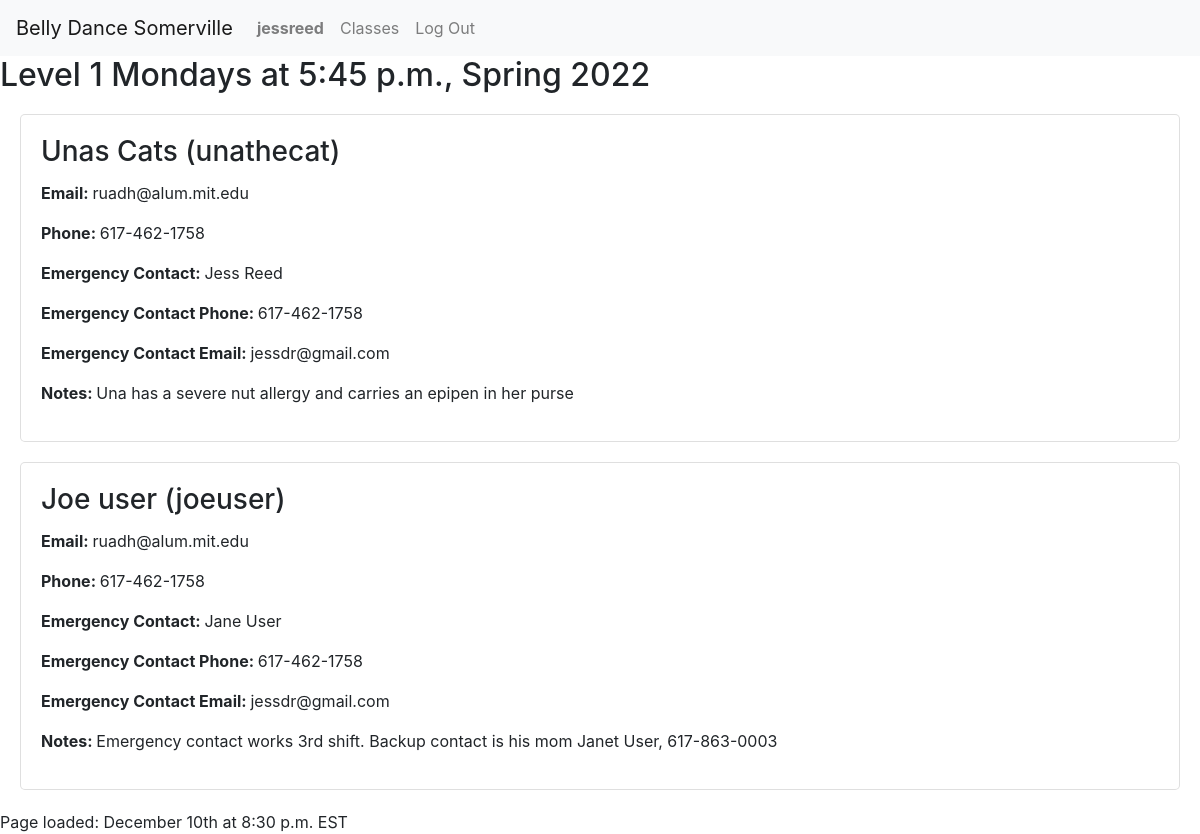
Before: /contact-sheet/1 (signed in) with the older database file.
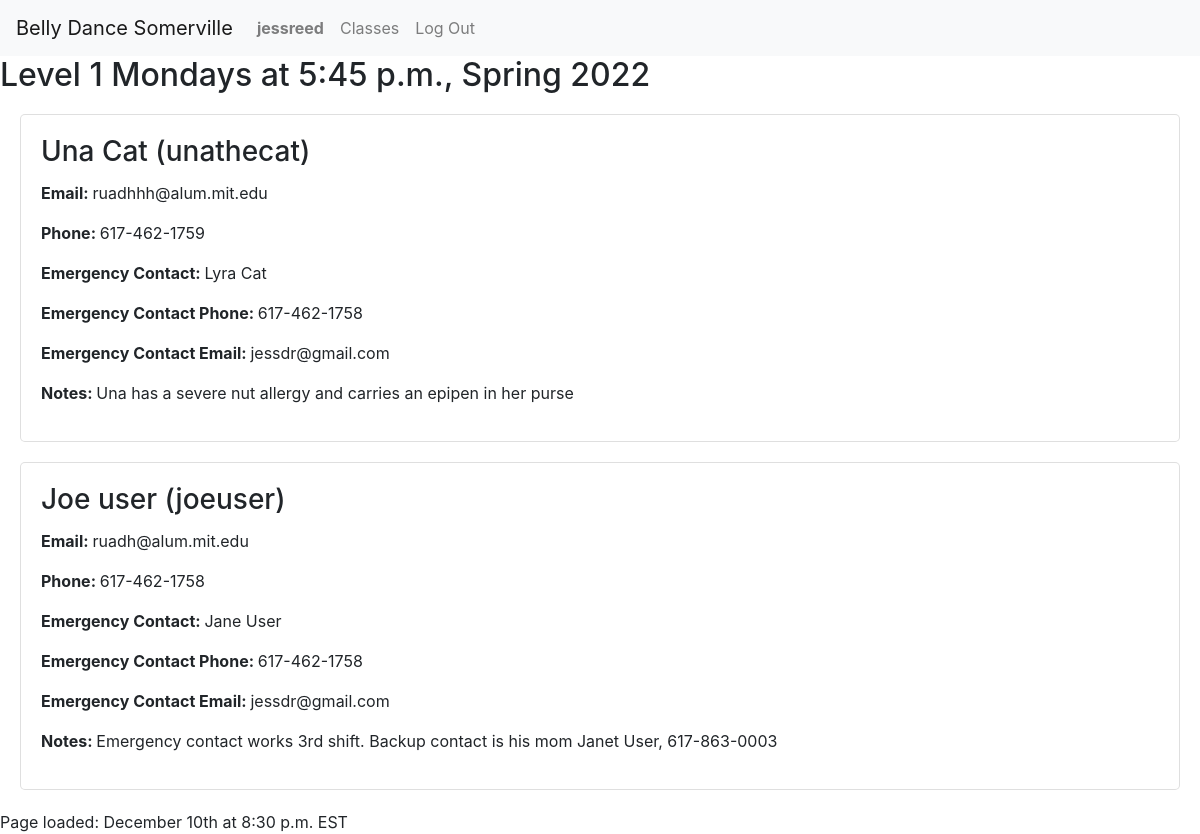
After: the same page with the newer database file.
### enrollment/models.py (models this page shows, shortened)
class User(AbstractUser):
    timezone = models.CharField(max_length=32, choices=TIMEZONES,
                                default=settings.DEFAULT_TIMEZONE)
    first_name = models.CharField(max_length=128, null=False, blank=False)
    last_name = models.CharField(max_length=128, null=False, blank=False)
    email = models.EmailField(max_length=254, null=False, blank=False)
    phone = models.CharField(max_length=32, null=True, blank=True)
    emergency_first = models.CharField(max_length=128, null=True, blank=True)
    emergency_last = models.CharField(max_length=128, null=True, blank=True)
    emergency_email = models.EmailField(max_length=254, null=True, blank=True)
    emergency_phone = models.CharField(max_length=32, null=True, blank=True)
    accept_terms = models.DateTimeField(null=True, blank=True)
    contact_sheet_notes = models.CharField(
        max_length=2048, null=True, blank=True)
    @property
    def current_time(self):
        return timezone.now()
    def __str__(self):
        return f'{self.first_name} {self.last_name} ({self.username})'

### enrollment/views.py (the view)
# urls.py: path('contact-sheet/<int:id>', views.contact_sheet, name='contact_sheet'),
@login_required
def contact_sheet(request, id):
    if request.user.is_staff:
        try:
            offering = Offering.objects.get(id=id)
        except Offering.DoesNotExist:
            offering = None
            students = None
        try:
            students = User.objects.filter(
                orders__line_items__offering=offering)
        except User.DoesNotExist:
            students = None
        return render(request, 'enrollment/contact-sheet.html', {
            'offering': offering,
            'students': students
        })
    else:
        return render(request, 'enrollment/contact-sheet.html', {
            'offerings': None,
            'message': 'You are not authorized to view this page'
        })

### enrollment/context_processors.py (called while the page is built)
def global_settings(request):
    return {
    'DEFAULT_TIMEZONE': settings.DEFAULT_TIMEZONE,
    'DATE_TIME_FORMAT': settings.DATE_TIME_FORMAT,
    'DATE_TIME_TIMEZONE_FORMAT': settings.DATE_TIME_TIMEZONE_FORMAT,
    'SCHOOL_NAME': settings.SCHOOL_NAME,
    'SCHOOL_POLICIES': settings.SCHOOL_POLICIES,
    'NO_OFFERINGS': settings.NO_OFFERINGS,
    }

### enrollment/models.py (called while the page is built)
    def __str__(self):
        return self.name

    @property
    def weekday_name(self):
        return settings.WEEKDAYS[self.weekday][1]

### enrollment/templates/enrollment/contact-sheet.html (shortened to what this page needs)
{% extends "enrollment/layout.html" %}
{% block body %}
<div class="row">
    <div class="col-md">
        {% if offering %}
            <h2>{{offering.course.title}} {{offering.weekday_name}}s at {{offering.start_time}}, {{offering.semester}}</h2>
            {% if students %}
                {% for student in students %}
                    <div class="card">
                        <div class="card-body">
                            <h3 class="card-title">{{student}}</h3>
                            <p><span class="label">Email:  </span>{{student.email}}</p>
                            <p><span class="label">Phone:  </span>{{student.phone}}</p>
                            <p><span class="label">Emergency Contact:  </span>{{student.emergency_first}} {{student.emergency_last}}</p>
                            <p><span class="label">Emergency Contact Phone:  </span>{{student.emergency_phone}}</p>
                            <p><span class="label">Emergency Contact Email:  </span>{{student.emergency_email}}</p>
                            <p><span class="label">Notes:  </span>{{student.contact_sheet_notes|default_if_none:""}}</p>
                        </div>
                    </div>
                {% endfor %}
            {% else %}
            <h3>No students enrolled.</h3>
            {% endif %}
        {% endif %}
    </div>
</div>
{% endblock %}

Changed rows visible on the page:
changed User "Una has a severe nut allergy and carries an epipen in her purse": first_name+last_name+username "Unas Cats (unathecat)" → "Una Cat (unathecat)"; email "ruadh@alum.mit.edu" → "ruadhhh@alum.mit.edu"; phone "617-462-1758" → "617-462-1759"; emergency_first "Jess" → "Lyra"; emergency_last "Reed" → "Cat"
